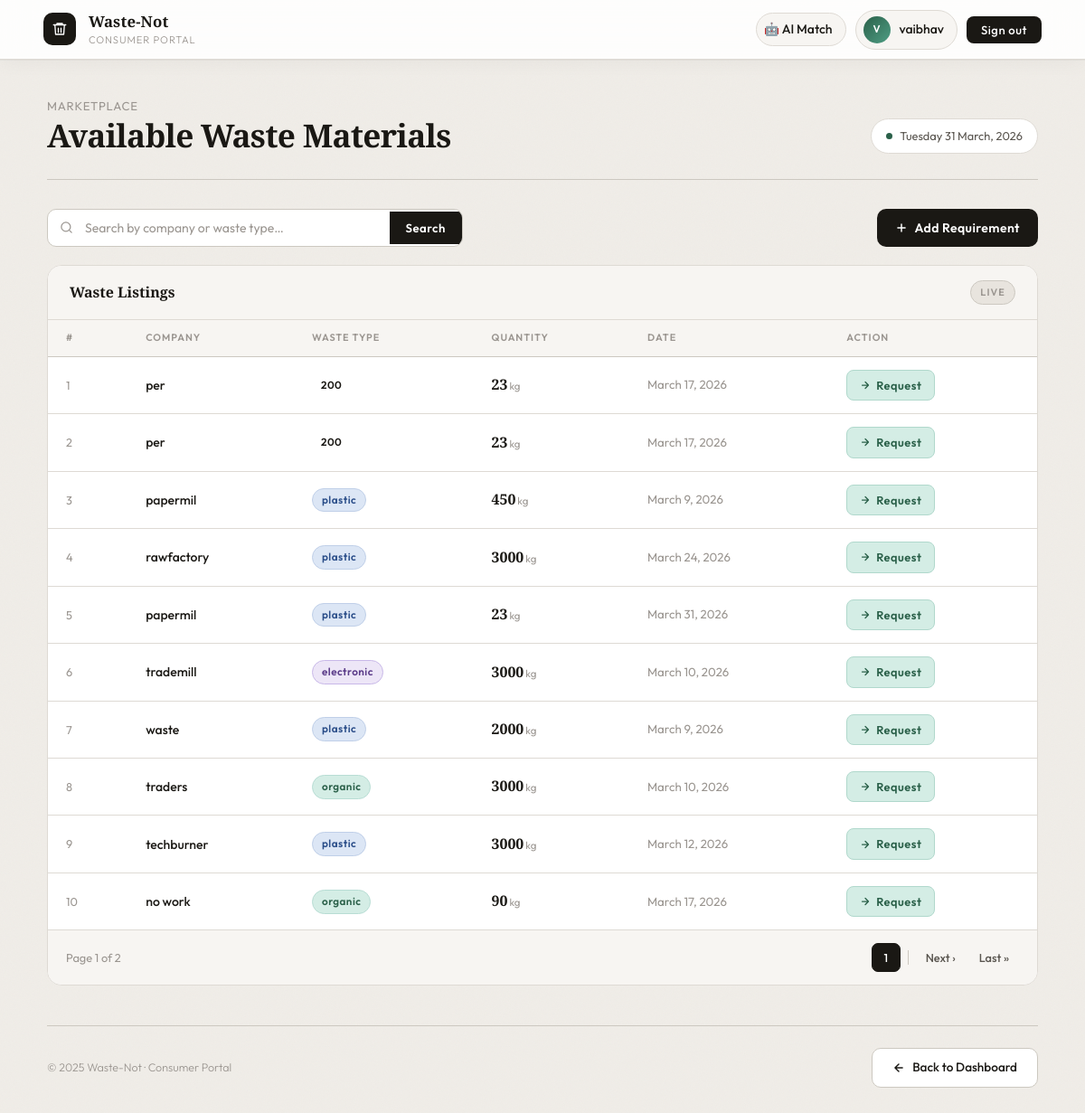
The page /consumer/ (signed in) on the database its author committed.
### users/models.py (models this page shows)
class User(AbstractUser):
    ROLE_CHOICES = (
        ('producer','Producer'),
        ('consumer','Consumer')
    )
    role = models.CharField(max_length=20, choices=ROLE_CHOICES)

### wasteapp/models.py (models this page shows, shortened)
class Waste(models.Model):
    producer = models.ForeignKey(settings.AUTH_USER_MODEL, on_delete=models.CASCADE)
    company      = models.CharField(max_length=200, default="Unknown Company")
    waste_type   = models.CharField(max_length=100)
    quantity     = models.IntegerField()
    date         = models.DateField(default=timezone.now)
    location     = models.CharField(max_length=100)
    status = models.CharField(
        max_length=20,
        choices=[
            ('produced',  'Produced'),
            ('listed',    'Listed'),
            ('consumed',  'Consumed'),
            ('recycled',  'Recycled'),
        ],
        default='produced'
    )
    description = models.TextField(blank=True)
    created_at  = models.DateTimeField(auto_now_add=True)

### wasteapp/views.py (the view)
# urls.py: path('consumer/',         views.consumer_page,  name="consumer_page"),
@login_required(login_url="login")
@consumer_required
def consumer_page(request):
    search_query = request.GET.get("search", "")
    waste_data = Waste.objects.filter(status="produced", quantity__gt=0)
    if search_query:
        waste_data = waste_data.filter(
            Q(company__icontains=search_query)
            | Q(waste_type__icontains=search_query)
        )
    paginator = Paginator(waste_data, 10)
    page_number = request.GET.get("page")
    page_obj = paginator.get_page(page_number)
    return render(
        request,
        "consumer.html",
        {"data": page_obj, "search_query": search_query},
    )

### wasteapp/templates/consumer.html (shortened to what this page needs)
<!DOCTYPE html>
<html lang="en">
<head>
</head>
<body>
<nav class="navbar">
  <div class="nav-brand">
    <div class="brand-mark">
      <svg viewBox="0 0 24 24">
        <path d="M3 6h18M8 6V4h8v2M19 6l-1 14H6L5 6"/>
        <path d="M10 11v6M14 11v6"/>
      </svg>
    </div>
    <div>
      <div class="brand-name">Waste-Not</div>
      <div class="brand-sub">Consumer Portal</div>
    </div>
  </div>
  <div class="nav-right">
    <a href="/smart-match/" class="nav-pill">
    🤖 AI Match
  </a>
    <a href="{% url 'profile' %}" class="nav-pill">
      <div class="avatar">{{ request.user.username|slice:":1"|upper }}</div>
      <span>{{ request.user.username }}</span>
    </a>
    <form method="POST" action="{% url 'logout' %}" style="display:inline;">
      <button class="btn-logout" type="submit">Sign out</button>
    </form>
  </div>
</nav>
<div class="main">
  <div class="page-header">
    <div class="page-title">
      <span>Marketplace</span>
      Available Waste Materials
    </div>
    <div class="date-chip">
      <div class="dot-live"></div>
      <span id="liveDate">Loading…</span>
    </div>
  </div>
  <div class="toolbar">
    <form method="GET" class="search-form">
      <div class="search-icon">
        <svg width="15" height="15" viewBox="0 0 24 24" fill="none" stroke="currentColor" stroke-width="2" stroke-linecap="round"><circle cx="11" cy="11" r="8"/><path d="M21 21l-4.35-4.35"/></svg>
      </div>
      <input
        class="search-input"
        type="text"
        name="search"
        placeholder="Search by company or waste type…"
        value="{{ search_query }}"
      >
      <button type="submit" class="btn-search">Search</button>
    </form>
    <a href="{% url 'add_requirement' %}" class="btn-requirement">
      <svg width="14" height="14" viewBox="0 0 24 24" fill="none" stroke="currentColor" stroke-width="2.5" stroke-linecap="round"><path d="M12 5v14M5 12h14"/></svg>
      Add Requirement
    </a>
  </div>
  <div class="card">
    <div class="card-head">
      <div class="card-title">Waste Listings</div>
      <div class="card-meta">
        <div class="card-tag">Live</div>
      </div>
    </div>
    <div class="table-scroll">
      <table>
        <thead>
          <tr>
            <th>#</th>
            <th>Company</th>
            <th>Waste Type</th>
            <th>Quantity</th>
            <th>Date</th>
            <th>Action</th>
          </tr>
        </thead>
        <tbody>
          {% for i in data %}
          <tr>
            <td style="color:var(--ink3); font-size:0.8rem;">{{ forloop.counter }}</td>
            <td style="font-weight:500;">{{ i.company }}</td>
            <td>
              <span class="badge badge-{{ i.waste_type|lower }}">{{ i.waste_type }}</span>
            </td>
            <td>
              <span class="qty-val">{{ i.quantity }}</span><span class="qty-unit">kg</span>
            </td>
            <td style="color:var(--ink3); font-size:0.83rem;">{{ i.date }}</td>
            <td>
              <a href="{% url 'request' i.id %}" class="btn-request">
                <svg width="12" height="12" viewBox="0 0 24 24" fill="none" stroke="currentColor" stroke-width="2.5" stroke-linecap="round" stroke-linejoin="round"><path d="M5 12h14M12 5l7 7-7 7"/></svg>
                Request
              </a>
            </td>
          </tr>
          {% endfor %}
        </tbody>
      </table>
    </div>
    {% if data.has_previous or data.has_next %}
    <div class="pagination-bar">
      <div class="page-info">
        Page {{ data.number }} of {{ data.paginator.num_pages }}
      </div>
      <div class="page-links">
        <span class="page-btn active">{{ data.number }}</span>
        {% if data.has_next %}
          <a class="page-btn" href="?page={{ data.next_page_number }}&search={{ search_query }}">Next ›</a>
          <a class="page-btn" href="?page={{ data.paginator.num_pages }}&search={{ search_query }}">Last »</a>
        {% endif %}
      </div>
    </div>
    {% endif %}
  </div>
  <div class="footer">
    <div class="footer-copy">© 2025 Waste-Not · Consumer Portal</div>
    <a href="{% url 'dashboard' %}" class="btn-back">
      <svg width="14" height="14" viewBox="0 0 24 24" fill="none" stroke="currentColor" stroke-width="2.5" stroke-linecap="round" stroke-linejoin="round"><path d="M19 12H5M12 19l-7-7 7-7"/></svg>
      Back to Dashboard
    </a>
  </div>
</div>
</body>
</html>

### rows shown on the page
User: user.username "V", user.username "vaibhav"
Waste: company "per", waste_type "200", quantity "23", date "March 17, 2026"
Waste: company "per", waste_type "200", quantity "23", date "March 17, 2026"
Waste: company "papermil", waste_type "plastic", quantity "450", date "March 9, 2026"
Waste: company "rawfactory", waste_type "plastic", quantity "3000", date "March 24, 2026"
Waste: company "papermil", waste_type "plastic", quantity "23", date "March 31, 2026"
Waste: company "trademill", waste_type "electronic", quantity "3000", date "March 10, 2026"
Waste: company "waste", waste_type "plastic", quantity "2000", date "March 9, 2026"
Waste: company "traders", waste_type "organic", quantity "3000", date "March 10, 2026"
Waste: company "techburner", waste_type "plastic", quantity "3000", date "March 12, 2026"
Waste: company "no work", waste_type "organic", quantity "90", date "March 17, 2026"

### other values the page prints
{{ data.number }} "1"
{{ data.paginator.num_pages }} "2"
